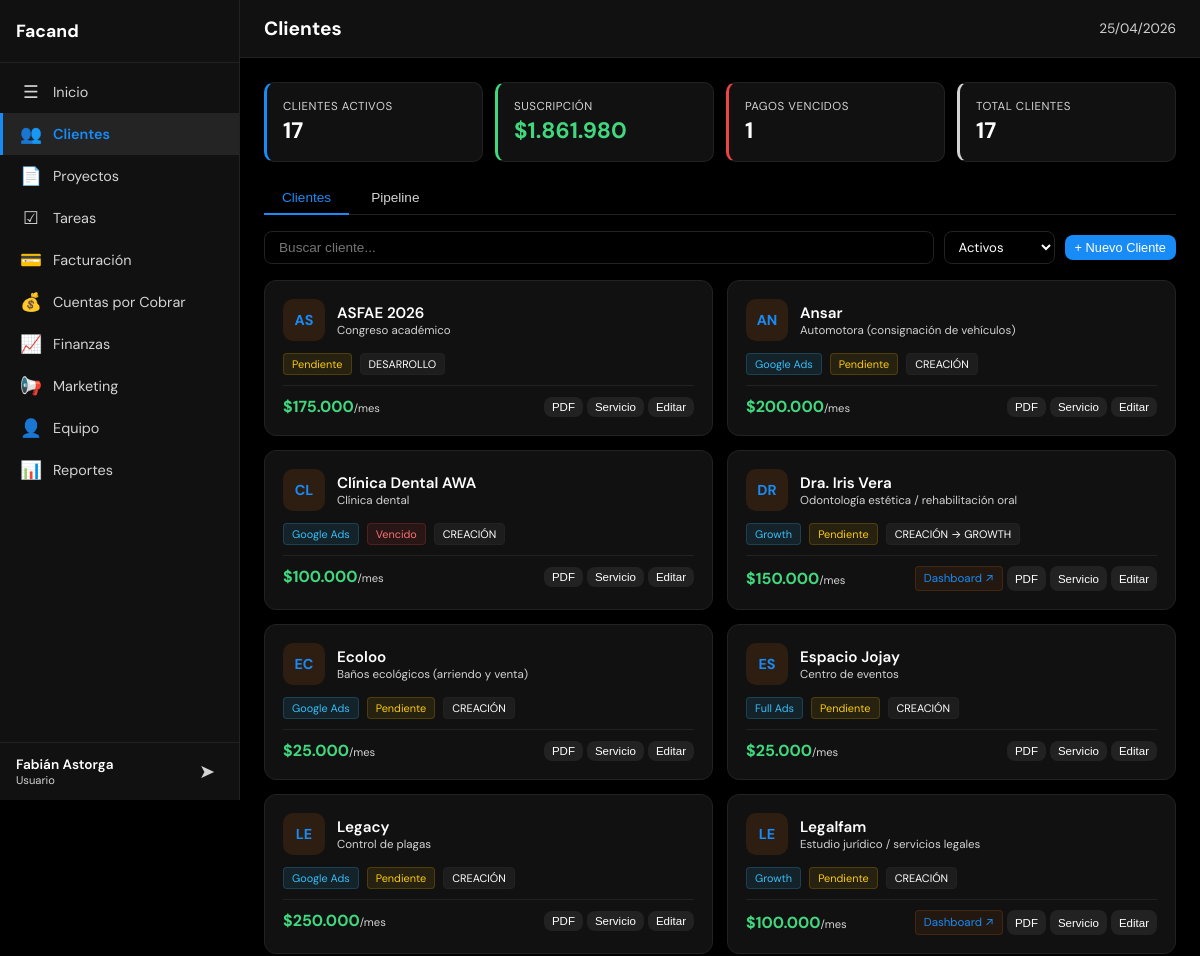
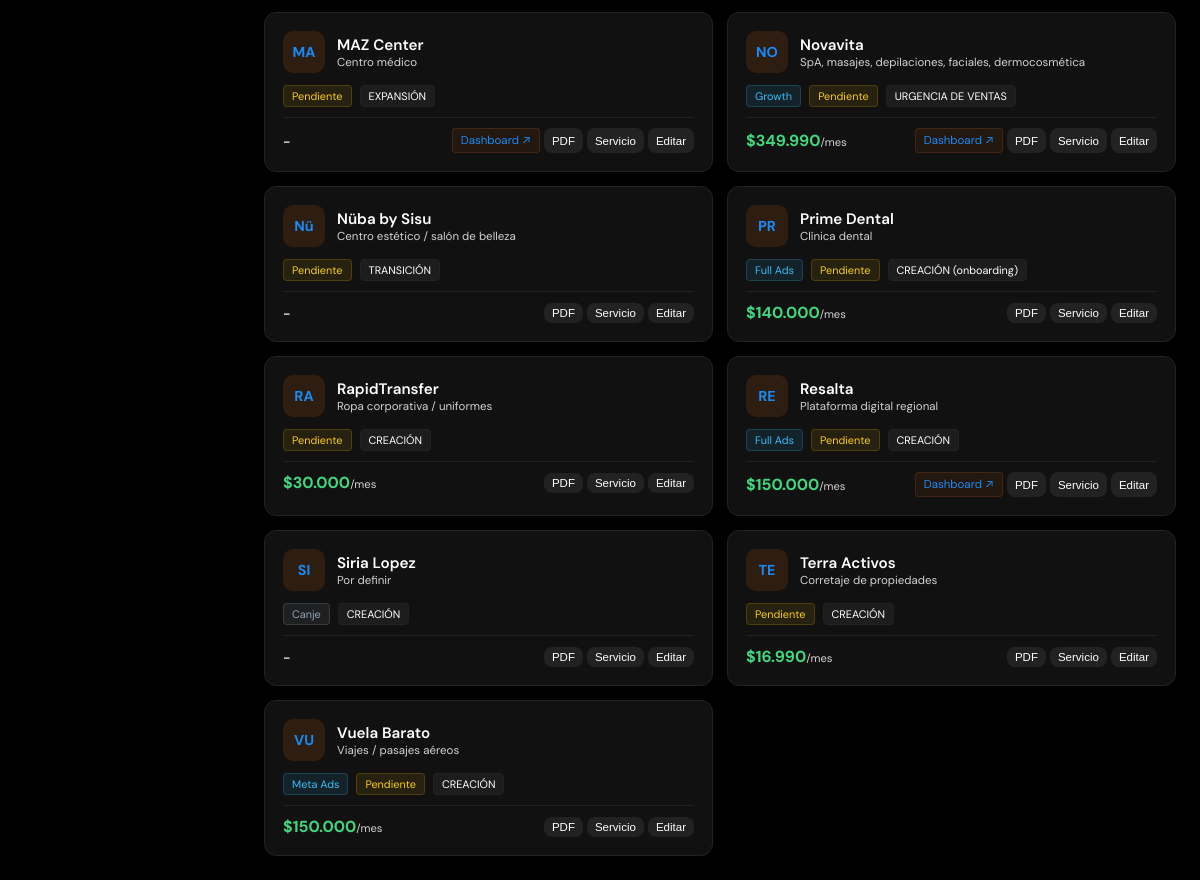
Page /index.php?page=crm (signed in) on the committed database (2 pictures, top to bottom).
### tables this page shows
CREATE TABLE usuarios (
            id INTEGER PRIMARY KEY AUTOINCREMENT,
            username TEXT UNIQUE NOT NULL,
            password_hash TEXT NOT NULL,
            nombre TEXT NOT NULL,
            email TEXT DEFAULT '',
            role TEXT NOT NULL DEFAULT 'user' CHECK(role IN ('admin','user')),
            activo INTEGER NOT NULL DEFAULT 1,
            last_login TEXT,
            created_at TEXT DEFAULT (datetime('now')),
            updated_at TEXT DEFAULT (datetime('now'))
        );

CREATE TABLE clientes (
    id INTEGER PRIMARY KEY AUTOINCREMENT,
    nombre TEXT NOT NULL,
    rut TEXT DEFAULT '',
    email TEXT DEFAULT '',
    telefono TEXT DEFAULT '',
    direccion TEXT DEFAULT '',
    contacto_nombre TEXT DEFAULT '',
    contacto_cargo TEXT DEFAULT '',
    tipo TEXT NOT NULL DEFAULT 'prospecto' CHECK(tipo IN ('prospecto','activo','inactivo','cerrado')),
    etapa_pipeline TEXT NOT NULL DEFAULT 'lead' CHECK(etapa_pipeline IN ('lead','contactado','propuesta','negociacion','onboarding','activo','cerrado_ganado','cerrado_perdido')),
    rubro TEXT DEFAULT '',
    plan TEXT DEFAULT '',
    fee_mensual INTEGER DEFAULT 0,
    servicios TEXT DEFAULT '',
    herramientas TEXT DEFAULT '',
    presupuesto_ads TEXT DEFAULT '',
    etapa TEXT DEFAULT '',
    estado_pago TEXT DEFAULT 'pendiente' CHECK(estado_pago IN ('pendiente','pagado','vencido','canje')),
    url_dashboard TEXT DEFAULT '',
    responsable_id INTEGER,
    notas TEXT DEFAULT '',
    created_at TEXT DEFAULT (datetime('now')),
    updated_at TEXT DEFAULT (datetime('now')),
    FOREIGN KEY (responsable_id) REFERENCES equipo(id) ON DELETE SET NULL
);

### config/app.php (called while the page is built)
<?php
return array (
  'name' => 'Facand',
  'logo' => 'assets/img/logo.png',
  'primary' => '#41d77e',
  'accent' => '#188bf6',
  'bg' => '#000000',
  'surface' => '#111111',
  'text' => '#ffffff',
  'timezone' => 'America/Santiago',
  'currency' => 'CLP',
  'locale' => 'es_CL',
  'version' => '1.0.0',
  'active' => true,
);

### includes/functions.php (called while the page is built, shortened)
<?php
$app_config = require __DIR__ . '/../config/app.php';
function format_money($amount): string {
    global $app_config;
    $currency = $app_config['currency'] ?? 'CLP';
    if ($currency === 'CLP') {
        return '$' . number_format((int)$amount, 0, ',', '.');
    }
    return '$' . number_format((float)$amount, 2, ',', '.');
}
function safe(mixed $str): string {
    return htmlspecialchars((string)($str ?? ''), ENT_QUOTES, 'UTF-8');
}

### config/modules.php (called while the page is built)
<?php
return [
    'home'        => ['nombre' => 'Inicio',            'icono' => '&#9776;',  'archivo' => 'modules/home.php',        'descripcion' => 'Resumen general y KPIs'],
    'crm'         => ['nombre' => 'Clientes',           'icono' => '&#128101;','archivo' => 'modules/crm.php',         'descripcion' => 'Gestión de clientes y pipeline'],
    'projects'    => ['nombre' => 'Proyectos',          'icono' => '&#128196;','archivo' => 'modules/projects.php',    'descripcion' => 'Gestión de proyectos'],
    'tasks'       => ['nombre' => 'Tareas',             'icono' => '&#9745;',  'archivo' => 'modules/tasks.php',       'descripcion' => 'Gestión de tareas y asignaciones'],
    'services'    => ['nombre' => 'Servicios',            'icono' => '&#128188;','archivo' => 'modules/services.php',    'descripcion' => 'Servicios contratados por cliente'],
    'billing'     => ['nombre' => 'Facturación',        'icono' => '&#128179;','archivo' => 'modules/billing.php',     'descripcion' => 'Emisión y control de facturas'],
    'receivables' => ['nombre' => 'Cuentas por Cobrar', 'icono' => '&#128176;','archivo' => 'modules/receivables.php', 'descripcion' => 'Seguimiento de cobros pendientes'],
    'finance'     => ['nombre' => 'Finanzas',           'icono' => '&#128200;','archivo' => 'modules/finance.php',     'descripcion' => 'Ingresos, gastos y flujo de caja'],
    'marketing'   => ['nombre' => 'Marketing',          'icono' => '&#128226;','archivo' => 'modules/marketing.php',   'descripcion' => 'Campañas y métricas'],
    'team'        => ['nombre' => 'Equipo',             'icono' => '&#128100;','archivo' => 'modules/team.php',        'descripcion' => 'Miembros y carga de trabajo'],
    'reports'     => ['nombre' => 'Reportes',           'icono' => '&#128202;','archivo' => 'modules/reports.php',     'descripcion' => 'Reportes exportables'],
    'admin'       => ['nombre' => 'Administración',     'icono' => '&#9881;',  'archivo' => 'modules/admin.php',       'descripcion' => 'Usuarios, roles y configuración'],
];

### includes/permissions.php (called while the page is built, shortened)
<?php
function can_edit(int $user_id, string $modulo): bool {
    $user = query_one('SELECT role FROM usuarios WHERE id = ?', [$user_id]);
    $perm = query_one(
        'SELECT puede_editar FROM permisos WHERE usuario_id = ? AND modulo = ?',
        [$user_id, $modulo]
    );
    return $perm && $perm['puede_editar'];
}
function get_user_modules(int $user_id): array {
    $all_modules = require __DIR__ . '/../config/modules.php';
    $perms = query_all(
        'SELECT modulo FROM permisos WHERE usuario_id = ? AND puede_ver = 1',
        [$user_id]
    );
    $allowed = array_column($perms, 'modulo');
    return $allowed;
}

### includes/db.php (called while the page is built, shortened)
<?php
function get_db(): SQLite3 {
    static $db = null;
    if ($db === null) {
        $db_path = __DIR__ . '/../data/dashboard.db';
        $db = new SQLite3($db_path);
        $db->busyTimeout(5000);
        $db->exec('PRAGMA journal_mode=WAL');
        $db->exec('PRAGMA foreign_keys=ON');
    }
    return $db;
}
function query_all(string $sql, array $params = []): array {
    $stmt = get_db()->prepare($sql);
    foreach ($params as $i => $val) {
        $stmt->bindValue($i + 1, $val);
    }
    $result = $stmt->execute();
    $rows = [];
    while ($row = $result->fetchArray(SQLITE3_ASSOC)) {
        $rows[] = $row;
    }
    return $rows;
}
function query_one(string $sql, array $params = []): ?array {
    $rows = query_all($sql, $params);
    return $rows[0] ?? null;
}

### includes/auth.php (called while the page is built, shortened)
<?php
require_once __DIR__ . '/db.php';
require_once __DIR__ . '/permissions.php';
require_once __DIR__ . '/functions.php';
$current_user = query_one('SELECT * FROM usuarios WHERE id = ?', [$_SESSION['user_id']]);

### modules/crm.php (the view, shortened to what this page needs)
<?php
$clientes = query_all('SELECT c.*, e.nombre as responsable_nombre,
    (SELECT COUNT(*) FROM tareas WHERE cliente_id = c.id AND estado IN ("pendiente","en_progreso")) as tareas_pendientes
    FROM clientes c LEFT JOIN equipo e ON c.responsable_id = e.id ORDER BY c.nombre');
$activos = count(array_filter($clientes, fn($c) => $c['tipo'] === 'activo'));
$fee_total = array_sum(array_map(fn($c) => $c['tipo'] === 'activo' && $c['estado_pago'] !== 'canje' ? $c['fee_mensual'] : 0, $clientes));
$vencidos = count(array_filter($clientes, fn($c) => $c['estado_pago'] === 'vencido'));
$planes_labels = ['growth'=>'Growth','scale'=>'Scale','starter'=>'Starter','meta_ads'=>'Meta Ads','google_ads'=>'Google Ads','full_ads'=>'Full Ads','full_ads_seo'=>'Full Ads + SEO'];
?>
<div class="crm-kpis">
    <div class="crm-kpi" style="border-left:3px solid var(--accent)"><div class="crm-kpi-label">Clientes Activos</div><div class="crm-kpi-val"><?= $activos ?></div></div>
    <div class="crm-kpi" style="border-left:3px solid var(--success)"><div class="crm-kpi-label">Suscripción</div><div class="crm-kpi-val" style="color:var(--success)"><?= format_money($fee_total) ?></div></div>
    <div class="crm-kpi" style="border-left:3px solid <?= $vencidos ? 'var(--danger)' : 'var(--success)' ?>"><div class="crm-kpi-label">Pagos Vencidos</div><div class="crm-kpi-val <?= $vencidos ? 'danger' : '' ?>"><?= $vencidos ?></div></div>
    <div class="crm-kpi" style="border-left:3px solid var(--text-muted)"><div class="crm-kpi-label">Total Clientes</div><div class="crm-kpi-val"><?= count($clientes) ?></div></div>
</div>
<div class="crm-tabs">
    <button class="crm-tab active" onclick="switchCrmTab('cards', this)">Clientes</button>
    <button class="crm-tab" onclick="switchCrmTab('pipeline', this)">Pipeline</button>
</div>
<div id="crmTabCards" class="crm-tab-content active">
    <div class="crm-toolbar">
        <input type="text" class="crm-search" id="crmSearch" placeholder="Buscar cliente..." oninput="filterClients()">
        <select class="form-select" style="font-size:.82rem;padding:6px 10px;" id="filterTipo" onchange="filterClients()">
            <option value="activo" selected>Activos</option>
        </select>
        <?php if (can_edit($current_user['id'], 'crm')): ?>
            <button class="btn btn-primary btn-sm" onclick="openNewClient()">+ Nuevo Cliente</button>
        <?php endif; ?>
    </div>
    <div class="crm-grid" id="crmGrid">
        <?php foreach ($clientes as $c): ?>
        <div class="client-card" data-tipo="<?= $c['tipo'] ?>" data-nombre="<?= safe(strtolower($c['nombre'])) ?>" onclick="openClientDetail(<?= $c['id'] ?>)">
            <div class="client-card-top">
                <div class="client-avatar"><?= strtoupper(mb_substr($c['nombre'], 0, 2)) ?></div>
                <div>
                    <div class="client-name"><?= safe($c['nombre']) ?></div>
                    <div class="client-rubro"><?= safe($c['rubro'] ?: 'Sin rubro') ?></div>
                </div>
            </div>
            <div class="client-meta">
                <?php if ($c['plan']): ?>
                    <span class="client-tag client-tag-plan"><?= safe($planes_labels[$c['plan']] ?? $c['plan']) ?></span>
                <?php endif; ?>
                <span class="client-tag client-tag-pago-<?= $c['estado_pago'] ?>"><?= ucfirst($c['estado_pago']) ?></span>
                <?php if ($c['etapa']): ?>
                    <span class="client-tag"><?= safe($c['etapa']) ?></span>
                <?php endif; ?>
            </div>
            <div class="client-bottom" onclick="event.stopPropagation()">
                <div class="client-fee"><?= $c['fee_mensual'] > 0 ? format_money($c['fee_mensual']) . '<span style="font-size:.7rem;font-weight:400;color:var(--text-muted)">/mes</span>' : '<span style="color:var(--text-muted);font-size:.82rem">-</span>' ?></div>
                <div class="client-actions">
                    <?php if ($c['url_dashboard']): ?>
                        <a href="<?= safe($c['url_dashboard']) ?>" target="_blank" class="client-dash-link" title="Abrir dashboard del cliente">Dashboard &#8599;</a>
                    <?php endif; ?>
                    <button class="btn btn-secondary btn-sm" onclick="window.open('ficha-pdf.php?id=<?= $c['id'] ?>','_blank')" title="Ficha PDF">PDF</button>
                    <button class="btn btn-secondary btn-sm" onclick="window.open('servicio-pdf.php?id=<?= $c['id'] ?>','_blank')" title="Documento de servicio">Servicio</button>
                    <?php if (can_edit($current_user['id'], 'crm')): ?>
                        <button class="btn btn-secondary btn-sm" onclick="editClient(<?= $c['id'] ?>)" title="Editar">Editar</button>
                    <?php endif; ?>
                </div>
            </div>
        </div>
        <?php endforeach; ?>
    </div>
</div>

### index.php (shortened to what this page needs)
<?php
require_once __DIR__ . '/includes/auth.php';
$app = require __DIR__ . '/config/app.php';
$all_modules = require __DIR__ . '/config/modules.php';
$user_modules = get_user_modules($current_user['id']);
$page = $_GET['page'] ?? 'home';
$module_info = $all_modules[$page];
?>
<!DOCTYPE html>
<html lang="es">
<head>
    <link rel="stylesheet" href="css/styles.css">
</head>
<body>
    <aside class="sidebar" id="sidebar">
        <div class="sidebar-header">
            <h2 class="sidebar-brand"><?= safe($app['name']) ?></h2>
        </div>
        <nav class="sidebar-nav">
            <?php foreach ($all_modules as $slug => $mod): ?>
                <?php if (!in_array($slug, $user_modules)) continue; ?>
                <a href="?page=<?= $slug ?>" class="nav-item <?= $page === $slug ? 'active' : '' ?>">
                    <span class="nav-icon"><?= $mod['icono'] ?></span>
                    <span class="nav-label"><?= safe($mod['nombre']) ?></span>
                </a>
            <?php endforeach; ?>
        </nav>
        <div class="sidebar-footer">
            <div class="user-info">
                <span class="user-name"><?= safe($current_user['nombre']) ?></span>
                <span class="user-role"><?= $current_user['role'] === 'admin' ? 'Administrador' : 'Usuario' ?></span>
            </div>
            <a href="logout.php" class="btn-logout" title="Cerrar sesión">&#10148;</a>
        </div>
    </aside>
    <main class="main-content">
        <header class="topbar">
            <h1 class="page-title"><?= safe($module_info['nombre']) ?></h1>
            <div class="topbar-right">
                <span class="current-date"><?= date('d/m/Y') ?></span>
            </div>
        </header>
        <div class="content-area" id="contentArea">
            <?php
            $module_file = __DIR__ . '/' . $module_info['archivo'];
            if (file_exists($module_file)) {
                include $module_file;
            } else {
                echo '<div class="empty-state"><p>Módulo en construcción</p></div>';
            }
            ?>
        </div>
    </main>
</body>
</html>

### css/styles.css (style rules this page uses)
*, *::before, *::after { margin: 0; padding: 0; box-sizing: border-box; }
body { font-family: 'DM Sans', 'Inter', -apple-system, BlinkMacSystemFont, 'Segoe UI', sans-serif; background: var(--bg); color: var(--text); min-height: 100vh; display: flex; overflow-x: hidden; }
a { color: var(--accent); text-decoration: none; }
.sidebar { width: 240px; min-height: 100vh; background: var(--surface); border-right: 1px solid var(--border); display: flex; flex-direction: column; position: fixed; top: 0; left: 0; z-index: 100; transition: transform .3s ease; }
.sidebar-header { padding: 20px 16px; border-bottom: 1px solid var(--border); }
.sidebar-brand { font-size: 1.1rem; font-weight: 700; color: var(--text); white-space: nowrap; overflow: hidden; text-overflow: ellipsis; }
.sidebar-nav { flex: 1; padding: 8px 0; overflow-y: auto; }
.nav-item { display: flex; align-items: center; gap: 10px; padding: 10px 16px; color: var(--text-muted); font-size: .9rem; transition: all .15s; border-left: 3px solid transparent; }
.nav-item.active { background: rgba(255,255,255,.08); color: var(--accent); border-left-color: var(--accent); font-weight: 600; }
.nav-icon { font-size: 1.1rem; width: 24px; text-align: center; }
.sidebar-footer { padding: 12px 16px; border-top: 1px solid var(--border); display: flex; align-items: center; justify-content: space-between; gap: 8px; }
.user-info { display: flex; flex-direction: column; min-width: 0; }
.user-name { font-size: .85rem; font-weight: 600; white-space: nowrap; overflow: hidden; text-overflow: ellipsis; }
.user-role { font-size: .7rem; color: var(--text-muted); }
.btn-logout { color: var(--text-muted); font-size: 1.2rem; padding: 4px 8px; border-radius: 6px; transition: all .15s; }
.main-content { flex: 1; margin-left: 240px; min-height: 100vh; display: flex; flex-direction: column; }
.topbar { display: flex; align-items: center; gap: 16px; padding: 16px 24px; border-bottom: 1px solid var(--border); background: var(--surface); position: sticky; top: 0; z-index: 50; }
.page-title { font-size: 1.2rem; font-weight: 700; flex: 1; }
.topbar-right { font-size: .85rem; color: var(--text-muted); }
.content-area { flex: 1; padding: 24px; max-width: 1400px; width: 100%; }
.btn { display: inline-flex; align-items: center; gap: 6px; padding: 8px 16px; border: none; border-radius: 8px; font-size: .85rem; font-weight: 500; cursor: pointer; transition: all .15s; white-space: nowrap; }
.btn-primary { background: var(--accent); color: #fff; }
.btn-secondary { background: var(--border); color: var(--text); }
.btn-sm { padding: 5px 10px; font-size: .8rem; }
.form-input, .form-select, .form-textarea { padding: 8px 12px; background: var(--bg); border: 1px solid var(--border); border-radius: 8px; color: var(--text); font-size: .9rem; font-family: inherit; outline: none; transition: border-color .2s; }
.form-select { cursor: pointer; }

### rows in the picture
usuarios: nombre "Fabián Astorga"
clientes: nombre "AS", nombre "ASFAE 2026", rubro "Congreso académico", estado_pago "Pendiente", etapa "DESARROLLO", fee_mensual "$175.000"
clientes: nombre "AN", nombre "Ansar", rubro "Automotora (consignación de vehículos)", plan "Google Ads", estado_pago "Pendiente", etapa "CREACIÓN", fee_mensual "$200.000"
clientes: nombre "CL", nombre "Clínica Dental AWA", rubro "Clínica dental", plan "Google Ads", estado_pago "Vencido", etapa "CREACIÓN", fee_mensual "$100.000"
clientes: nombre "DR", nombre "Dra. Iris Vera", rubro "Odontología estética / rehabilitación oral", plan "Growth", estado_pago "Pendiente", etapa "CREACIÓN → GROWTH", fee_mensual "$150.000"
clientes: nombre "EC", nombre "Ecoloo", rubro "Baños ecológicos (arriendo y venta)", plan "Google Ads", estado_pago "Pendiente", etapa "CREACIÓN", fee_mensual "$25.000"
clientes: nombre "ES", nombre "Espacio Jojay", rubro "Centro de eventos", plan "Full Ads", estado_pago "Pendiente", etapa "CREACIÓN", fee_mensual "$25.000"
clientes: nombre "LE", nombre "Legacy", rubro "Control de plagas", plan "Google Ads", estado_pago "Pendiente", etapa "CREACIÓN", fee_mensual "$250.000"
clientes: nombre "LE", nombre "Legalfam", rubro "Estudio jurídico / servicios legales", plan "Growth", estado_pago "Pendiente", etapa "CREACIÓN", fee_mensual "$100.000"
clientes: nombre "MA", nombre "MAZ Center", rubro "Centro médico", estado_pago "Pendiente", etapa "EXPANSIÓN"
clientes: nombre "NO", nombre "Novavita", rubro "SpA, masajes, depilaciones, faciales, dermocosmética", plan "Growth", estado_pago "Pendiente", etapa "URGENCIA DE VENTAS", fee_mensual "$349.990"
clientes: nombre "Nü", nombre "Nüba by Sisu", rubro "Centro estético / salón de belleza", estado_pago "Pendiente", etapa "TRANSICIÓN"
clientes: nombre "PR", nombre "Prime Dental", rubro "Clínica dental", plan "Full Ads", estado_pago "Pendiente", etapa "CREACIÓN (onboarding)", fee_mensual "$140.000"
clientes: nombre "RA", nombre "RapidTransfer", rubro "Ropa corporativa / uniformes", estado_pago "Pendiente", etapa "CREACIÓN", fee_mensual "$30.000"
clientes: nombre "RE", nombre "Resalta", rubro "Plataforma digital regional", plan "Full Ads", estado_pago "Pendiente", etapa "CREACIÓN", fee_mensual "$150.000"
clientes: nombre "SI", nombre "Siria Lopez", rubro "Por definir", estado_pago "Canje", etapa "CREACIÓN"
clientes: nombre "TE", nombre "Terra Activos", rubro "Corretaje de propiedades", estado_pago "Pendiente", etapa "CREACIÓN", fee_mensual "$16.990"
clientes: nombre "VU", nombre "Vuela Barato", rubro "Viajes / pasajes aéreos", plan "Meta Ads", estado_pago "Pendiente", etapa "CREACIÓN", fee_mensual "$150.000"

### other values in the picture
safe($app['name']) "Facand"
$mod['icono'] "☰"
safe($mod['nombre']) "Inicio"
$mod['icono'] "👥"
safe($mod['nombre']) "Clientes"
$mod['icono'] "📄"
safe($mod['nombre']) "Proyectos"
$mod['icono'] "☑"
safe($mod['nombre']) "Tareas"
$mod['icono'] "💳"
safe($mod['nombre']) "Facturación"
$mod['icono'] "💰"
safe($mod['nombre']) "Cuentas por Cobrar"
$mod['icono'] "📈"
safe($mod['nombre']) "Finanzas"
